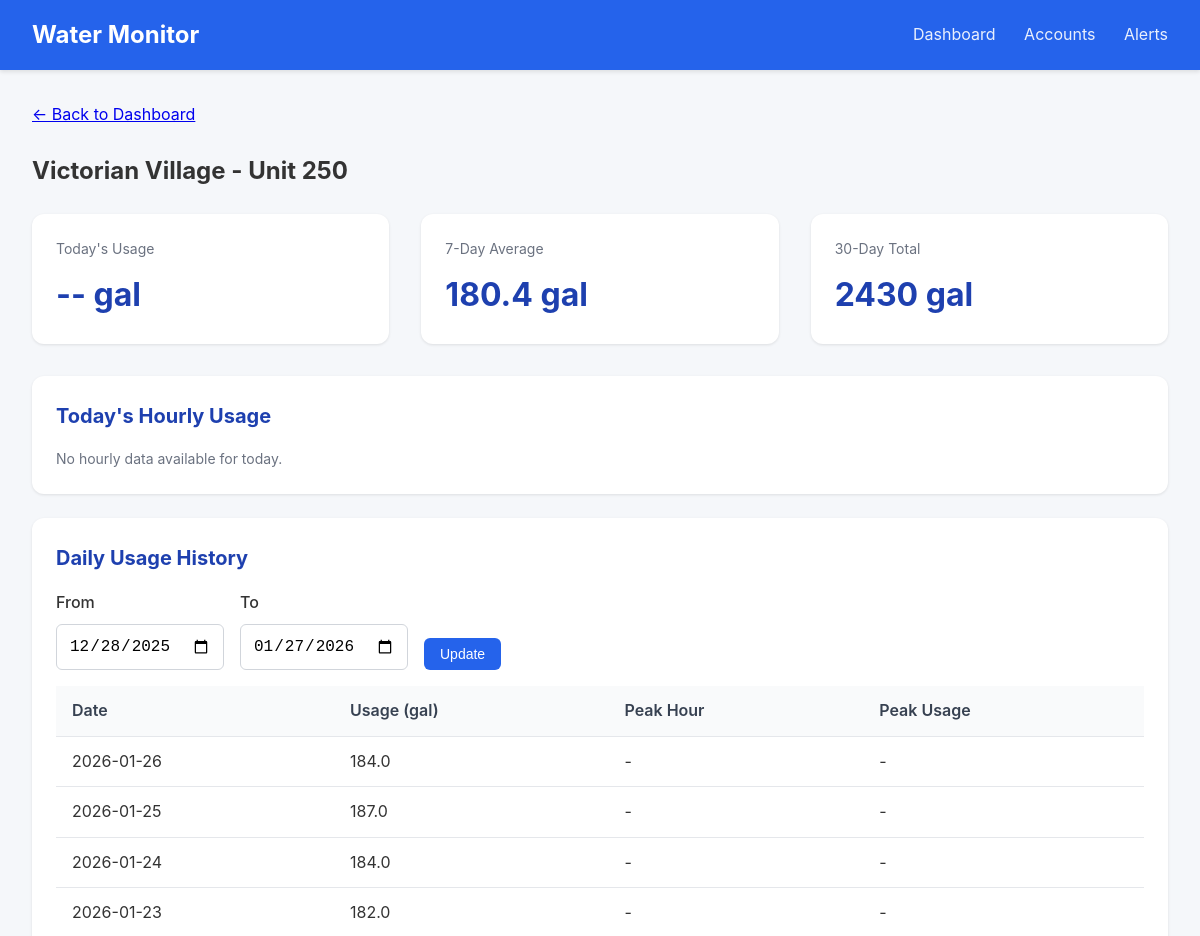
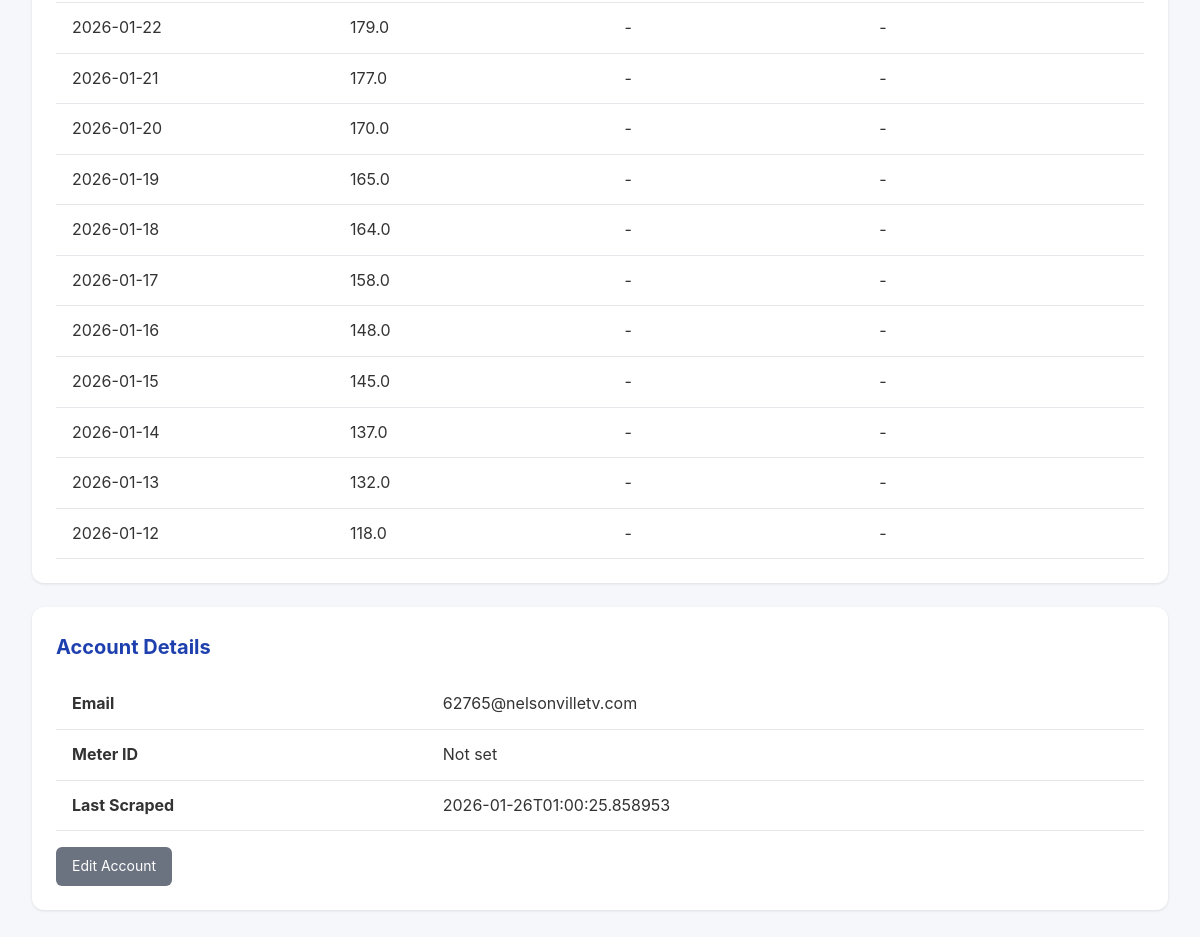
Page /meter/1 on the earlier database version (2 pictures, top to bottom).
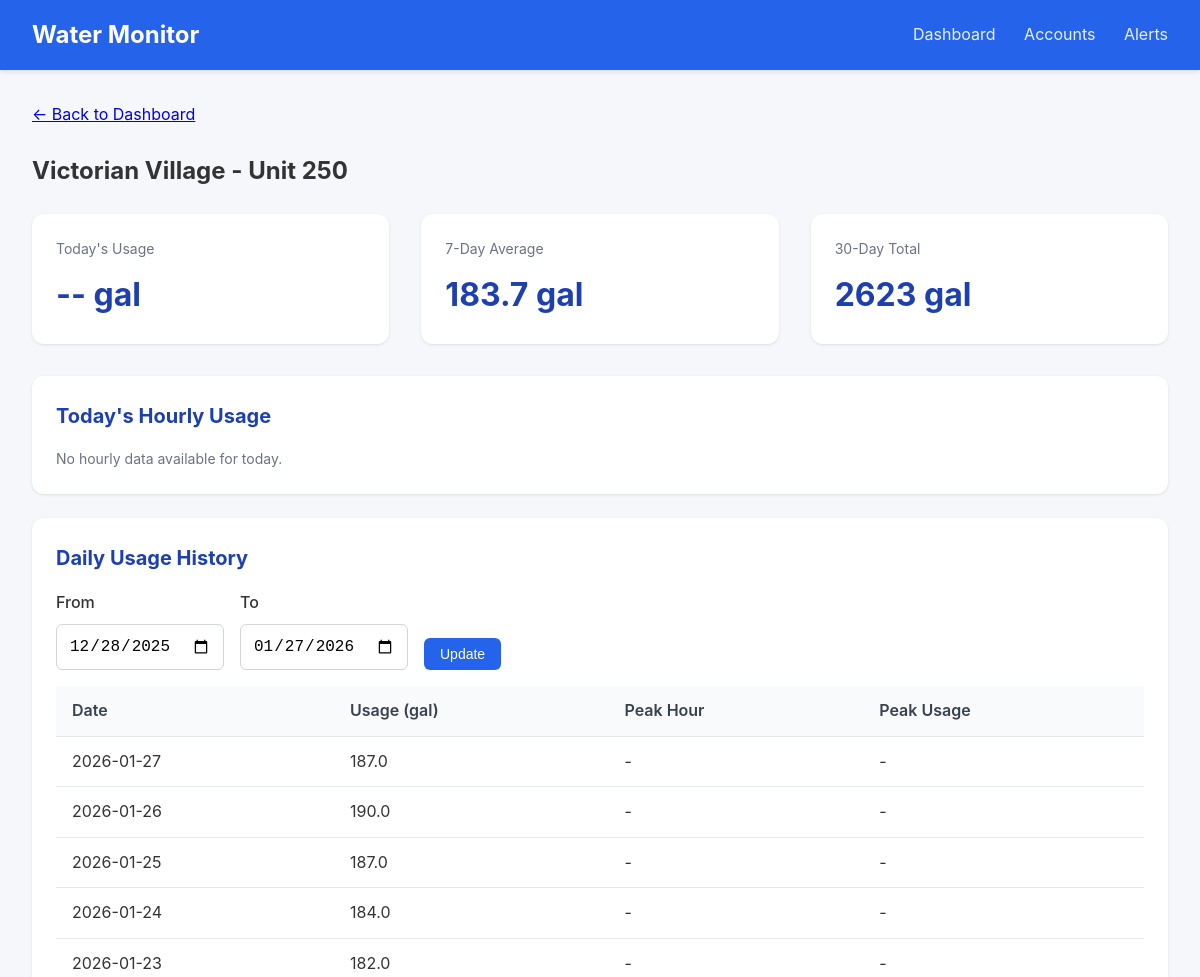
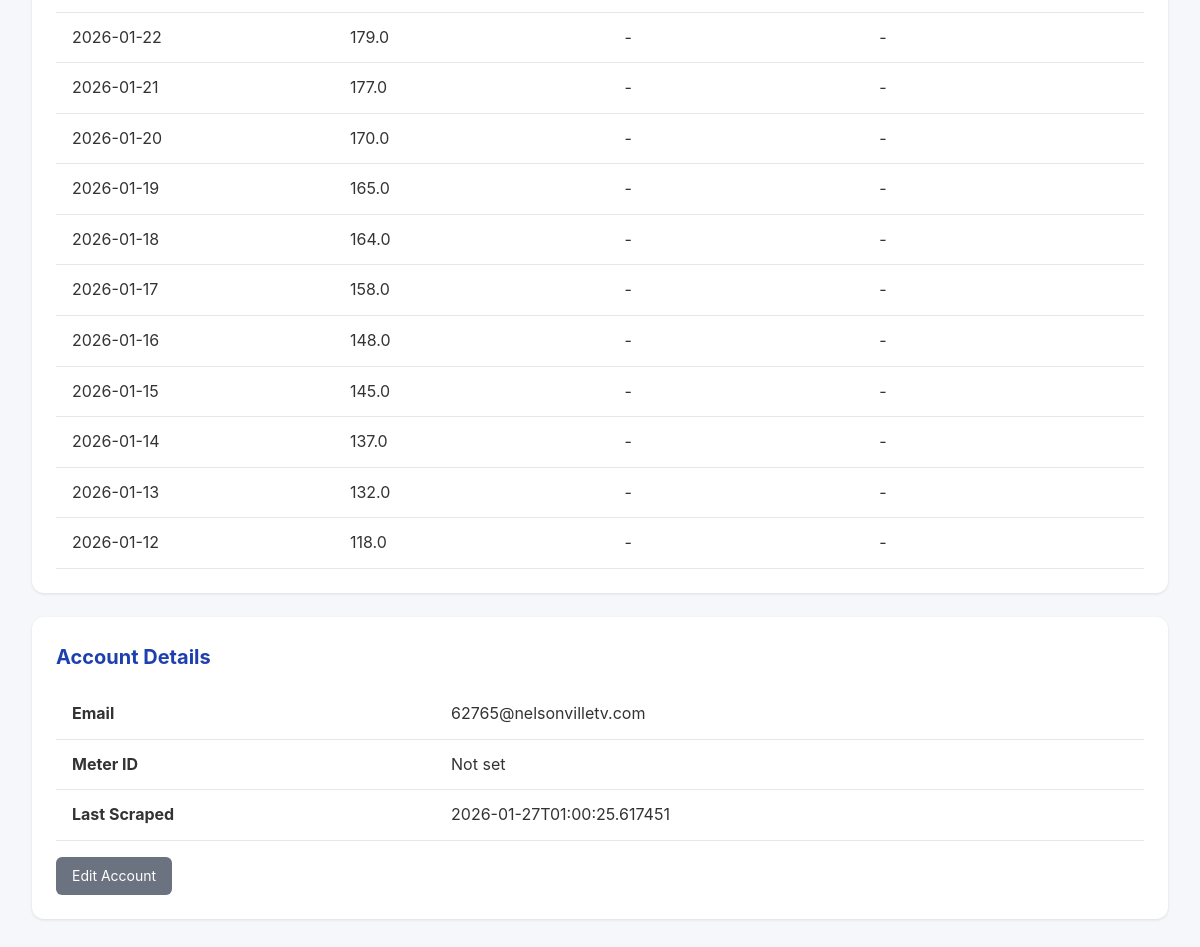
Same page on the later database version (2 pictures, top to bottom).
### tables this page shows
CREATE TABLE accounts (
                id INTEGER PRIMARY KEY AUTOINCREMENT,
                email TEXT UNIQUE NOT NULL,
                password_encrypted TEXT NOT NULL,
                meter_id TEXT,
                account_number TEXT,
                address TEXT,
                building_name TEXT,
                unit_number TEXT,
                is_active INTEGER DEFAULT 1,
                last_scraped TIMESTAMP,
                created_at TIMESTAMP DEFAULT CURRENT_TIMESTAMP
            , avg_12mo REAL, monthly_usage REAL, unit_count INTEGER DEFAULT 1, leak_alerts INTEGER DEFAULT 1, min_overage_pct INTEGER DEFAULT 10);

CREATE TABLE daily_summaries (
                id INTEGER PRIMARY KEY AUTOINCREMENT,
                account_id INTEGER NOT NULL,
                reading_date DATE NOT NULL,
                total_usage_gallons REAL,
                peak_hour INTEGER,
                peak_usage_gallons REAL,
                created_at TIMESTAMP DEFAULT CURRENT_TIMESTAMP,
                FOREIGN KEY (account_id) REFERENCES accounts(id),
                UNIQUE(account_id, reading_date)
            );

### app.py (the view)
@app.route('/meter/<int:account_id>')
def meter_detail(account_id):
    account = db.get_account(account_id)
    if not account:
        flash('Meter not found', 'error')
        return redirect(url_for('dashboard'))
    end_date = date.today()
    start_date = end_date - timedelta(days=30)
    if request.args.get('start_date'):
        start_date = datetime.strptime(request.args.get('start_date'), '%Y-%m-%d').date()
    if request.args.get('end_date'):
        end_date = datetime.strptime(request.args.get('end_date'), '%Y-%m-%d').date()
    daily_data = db.get_daily_summaries(account_id, start_date, end_date)
    hourly_data = db.get_hourly_readings(account_id, date.today())
    return render_template('meter_detail.html',
                           account=account,
                           daily_data=daily_data,
                           hourly_data=hourly_data,
                           start_date=start_date,
                           end_date=end_date)

### database.py (called while the page is built)
@contextmanager
def get_db():
    conn = sqlite3.connect(config.DATABASE_PATH)
    conn.row_factory = sqlite3.Row
    try:
        yield conn
        conn.commit()
    finally:
        conn.close()

def get_account(account_id: int) -> Optional[dict]:
    with get_db() as conn:
        cursor = conn.cursor()
        cursor.execute('SELECT * FROM accounts WHERE id = ?', (account_id,))
        row = cursor.fetchone()
        if row:
            return dict(row)
    return None

def get_hourly_readings(account_id: int, reading_date: date) -> list:
    with get_db() as conn:
        cursor = conn.cursor()
        cursor.execute('''
            SELECT * FROM hourly_readings
            WHERE account_id = ? AND reading_date = ?
            ORDER BY hour
        ''', (account_id, reading_date))
        return [dict(row) for row in cursor.fetchall()]

def get_daily_summaries(account_id: int, start_date: date = None, end_date: date = None) -> list:
    with get_db() as conn:
        cursor = conn.cursor()
        query = 'SELECT * FROM daily_summaries WHERE account_id = ?'
        params = [account_id]
        if start_date:
            query += ' AND reading_date >= ?'
            params.append(start_date)
        if end_date:
            query += ' AND reading_date <= ?'
            params.append(end_date)
        query += ' ORDER BY reading_date DESC'
        cursor.execute(query, params)
        return [dict(row) for row in cursor.fetchall()]

### templates/meter_detail.html (shortened to what this page needs)
{% extends "base.html" %}
{% block content %}
<div style="margin-bottom: 1.5rem;">
    <a href="{{ url_for('dashboard') }}">&larr; Back to Dashboard</a>
</div>
<h2 style="margin-bottom: 1.5rem;">
    {{ account.building_name or 'Unknown Building' }} - Unit {{ account.unit_number or 'N/A' }}
</h2>
<div class="stats">
    <div class="stat-card">
        <div class="label">Today's Usage</div>
        <div class="value">
            {% if daily_data and daily_data[0].reading_date == today %}
                {{ "%.1f"|format(daily_data[0].total_usage_gallons or 0) }} gal
            {% else %}
                -- gal
            {% endif %}
        </div>
    </div>
    <div class="stat-card">
        <div class="label">7-Day Average</div>
        <div class="value">
            {% set week_total = daily_data[:7]|sum(attribute='total_usage_gallons') %}
            {{ "%.1f"|format(week_total / 7) if daily_data else '--' }} gal
        </div>
    </div>
    <div class="stat-card">
        <div class="label">30-Day Total</div>
        <div class="value">
            {% set month_total = daily_data|sum(attribute='total_usage_gallons') %}
            {{ "%.0f"|format(month_total) if daily_data else '--' }} gal
        </div>
    </div>
</div>
<div class="card">
    <h2>Today's Hourly Usage</h2>
    {% if hourly_data %}
    <div style="display: flex; align-items: flex-end; height: 200px; gap: 4px; padding: 1rem 0;">
        {% set max_hourly = hourly_data|map(attribute='usage_gallons')|max or 1 %}
        {% for hour in hourly_data %}
        <div style="flex: 1; display: flex; flex-direction: column; align-items: center;">
            <div style="background: #2563eb; width: 100%;
                        height: {{ (hour.usage_gallons or 0) / max_hourly * 150 }}px;
                        border-radius: 4px 4px 0 0;"></div>
            <div style="font-size: 0.7rem; color: #6b7280; margin-top: 4px;">{{ hour.hour }}</div>
        </div>
        {% endfor %}
    </div>
    <p class="text-muted">Hours (0-23)</p>
    {% else %}
    <p class="text-muted">No hourly data available for today.</p>
    {% endif %}
</div>
<div class="card">
    <h2>Daily Usage History</h2>
    <form method="GET" style="display: flex; gap: 1rem; margin-bottom: 1rem;">
        <div class="form-group" style="margin-bottom: 0;">
            <label for="start_date">From</label>
            <input type="date" id="start_date" name="start_date" value="{{ start_date }}">
        </div>
        <div class="form-group" style="margin-bottom: 0;">
            <label for="end_date">To</label>
            <input type="date" id="end_date" name="end_date" value="{{ end_date }}">
        </div>
        <div class="form-group" style="margin-bottom: 0; display: flex; align-items: flex-end;">
            <button type="submit" class="btn btn-primary">Update</button>
        </div>
    </form>
    {% if daily_data %}
    <table>
        <thead>
            <tr>
                <th>Date</th>
                <th>Usage (gal)</th>
                <th>Peak Hour</th>
                <th>Peak Usage</th>
            </tr>
        </thead>
        <tbody>
            {% for day in daily_data %}
            <tr>
                <td>{{ day.reading_date }}</td>
                <td>{{ "%.1f"|format(day.total_usage_gallons or 0) }}</td>
                <td>{{ day.peak_hour if day.peak_hour is not none else '-' }}{% if day.peak_hour is not none %}:00{% endif %}</td>
                <td>{{ "%.1f"|format(day.peak_usage_gallons or 0) if day.peak_usage_gallons else '-' }}</td>
            </tr>
            {% endfor %}
        </tbody>
    </table>
    {% else %}
    <p class="text-muted">No usage data available for this period.</p>
    {% endif %}
</div>
<div class="card">
    <h2>Account Details</h2>
    <table>
        <tr><td><strong>Email</strong></td><td>{{ account.email }}</td></tr>
        <tr><td><strong>Meter ID</strong></td><td>{{ account.meter_id or 'Not set' }}</td></tr>
        <tr><td><strong>Last Scraped</strong></td><td>{{ account.last_scraped or 'Never' }}</td></tr>
    </table>
    <div class="mt-4">
        <a href="{{ url_for('edit_account', account_id=account.id) }}" class="btn btn-secondary">Edit Account</a>
    </div>
</div>
{% endblock %}

### templates/base.html (shortened to what this page needs)
<!DOCTYPE html>
<html lang="en">
<head>
</head>
<body>
    <div class="navbar">
        <h1>Water Monitor</h1>
        <nav>
            <a href="{{ url_for('dashboard') }}">Dashboard</a>
            <a href="{{ url_for('accounts_list') }}">Accounts</a>
            <a href="{{ url_for('alerts_list') }}">Alerts</a>
        </nav>
    </div>
    <div class="container">
        {% block content %}{% endblock %}
    </div>
</body>
</html>

### templates/base.html (style rules this page uses)
* { box-sizing: border-box; margin: 0; padding: 0; }
body { font-family: -apple-system, BlinkMacSystemFont, 'Segoe UI', Roboto, Oxygen, Ubuntu, sans-serif; background: #f5f7fa; color: #333; line-height: 1.6; }
.navbar { background: #2563eb; color: white; padding: 1rem 2rem; display: flex; justify-content: space-between; align-items: center; box-shadow: 0 2px 4px rgba(0,0,0,0.1); }
.navbar h1 { font-size: 1.5rem; }
.navbar nav a { color: white; text-decoration: none; margin-left: 1.5rem; opacity: 0.9; }
.container { max-width: 1400px; margin: 0 auto; padding: 2rem; }
.card { background: white; border-radius: 12px; box-shadow: 0 1px 3px rgba(0,0,0,0.1); padding: 1.5rem; margin-bottom: 1.5rem; }
.card h2 { margin-bottom: 1rem; color: #1e40af; font-size: 1.25rem; }
.stats { display: flex; gap: 2rem; margin-bottom: 2rem; }
.stat-card { background: white; border-radius: 12px; padding: 1.5rem; box-shadow: 0 1px 3px rgba(0,0,0,0.1); flex: 1; }
.stat-card .label { color: #6b7280; font-size: 0.875rem; margin-bottom: 0.5rem; }
.stat-card .value { font-size: 2rem; font-weight: 700; color: #1e40af; }
table { width: 100%; border-collapse: collapse; }
th, td { padding: 0.75rem 1rem; text-align: left; border-bottom: 1px solid #e5e7eb; }
th { background: #f9fafb; font-weight: 600; color: #374151; }
.btn { display: inline-block; padding: 0.5rem 1rem; border-radius: 6px; text-decoration: none; font-size: 0.875rem; cursor: pointer; border: none; }
.btn-primary { background: #2563eb; color: white; }
.btn-secondary { background: #6b7280; color: white; }
.form-group { margin-bottom: 1rem; }
.form-group label { display: block; margin-bottom: 0.5rem; font-weight: 500; }
.form-group input, .form-group select { width: 100%; padding: 0.75rem; border: 1px solid #d1d5db; border-radius: 6px; font-size: 1rem; }
.text-muted { color: #6b7280; font-size: 0.875rem; }
.mt-4 { margin-top: 1rem; }

Differences in the rows shown:
removed daily_summaries: reading_date "2026-01-26", total_usage_gallons "184.0", peak_hour "-", peak_usage_gallons "-"
changed accounts "Victorian Village": last_scraped "2026-01-26T01:00:25.858953" → "2026-01-27T01:00:25.617451"
added daily_summaries: reading_date "2026-01-27", total_usage_gallons "187.0", peak_hour "-", peak_usage_gallons "-"
added daily_summaries: reading_date "2026-01-26", total_usage_gallons "190.0", peak_hour "-", peak_usage_gallons "-"
Other differences:
{{ "%.1f"|format(week_total / 7) if daily_data else '--' }}: "180.4" → "183.7"
{{ "%.0f"|format(month_total) if daily_data else '--' }}: "2430" → "2623"
